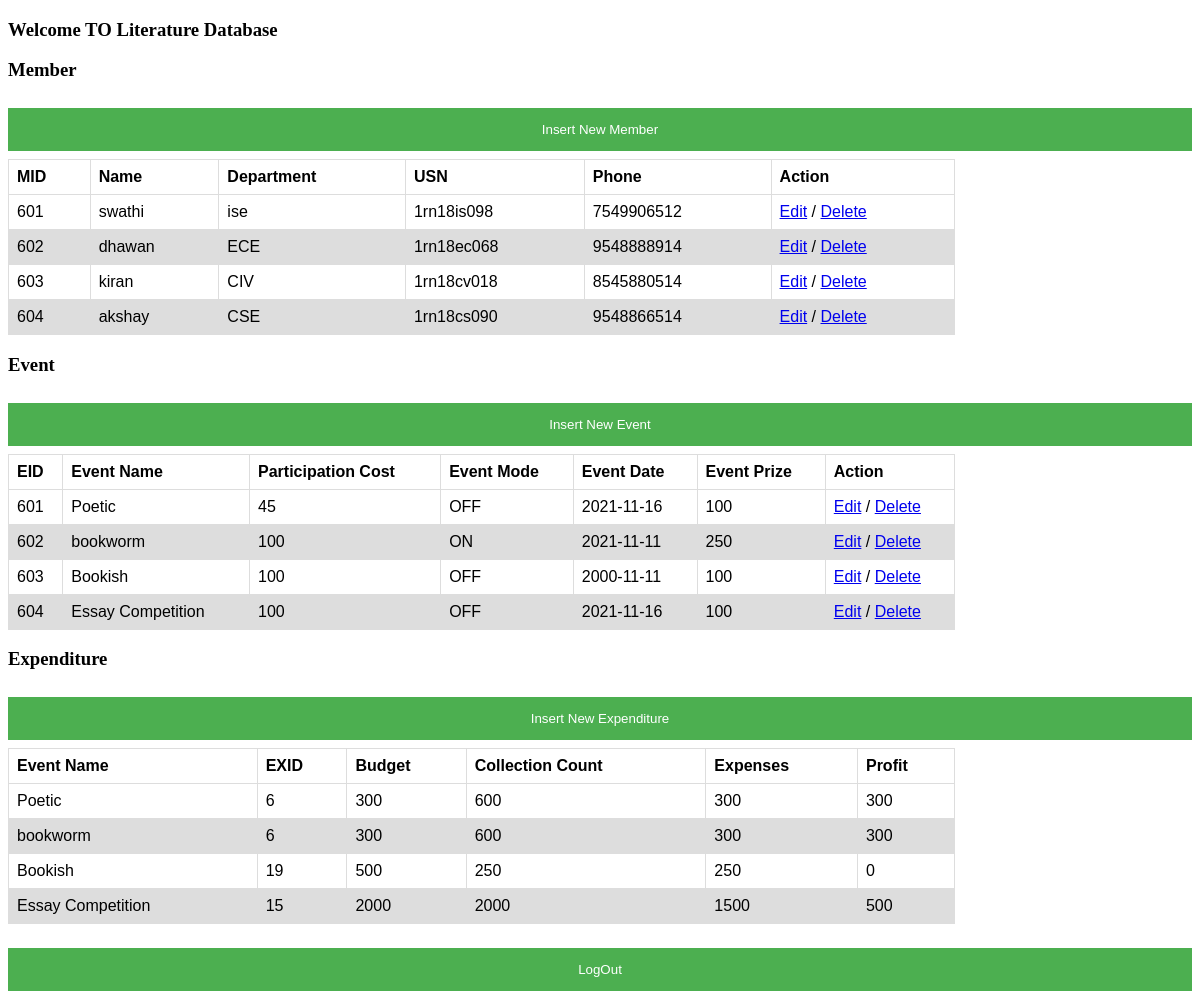
The app's page /Literature.php with its own data.
### tables this page shows
CREATE TABLE `member` (
  `MID` int(11) NOT NULL,
  `NAME` varchar(128) DEFAULT NULL,
  `DEPARTMENT` varchar(128) DEFAULT NULL,
  `USN` varchar(128) DEFAULT NULL,
  `PHNO` varchar(128) DEFAULT NULL,
  `CID` int(11) DEFAULT NULL
);

CREATE TABLE `events` (
  `EID` int(11) NOT NULL,
  `EVENT_NAME` varchar(128) DEFAULT NULL,
  `PARTICIPATION_COST` varchar(128) DEFAULT NULL,
  `EVENT_MODE` varchar(128) DEFAULT NULL,
  `EVENT_DATE` date DEFAULT NULL,
  `EVENT_PRIZES` varchar(128) DEFAULT NULL,
  `CID` int(11) DEFAULT NULL,
  `LID` int(11) DEFAULT NULL,
  `EXID` int(11) DEFAULT NULL
);

CREATE TABLE `expenditure` (
  `EXID` int(11) NOT NULL,
  `BUDGET` int(11) DEFAULT NULL,
  `EXPENSES` int(11) DEFAULT NULL,
  `COLLECTION_COUNT` int(11) DEFAULT NULL,
  `PROFIT` int(11) DEFAULT NULL
);

### Literature.php (the view, shortened to what this page needs)
<?php
$m_lite = [];
$m_lite1 = [];
$m_lite2=[];
	try
	{
	    $pdo = new PDO("mysql:host=localhost;dbname=project", "manasa", "2929");
	    $pdo->setAttribute(PDO::ATTR_ERRMODE, PDO::ERRMODE_EXCEPTION);
	    $all_lite = $pdo->query("SELECT m.MID,m.NAME,m.DEPARTMENT,m.USN,m.PHNO from member as m,club as c where m.CID=c.CID && c.CID=6");
			$all_lite1 = $pdo->query("SELECT e.EID,e.EVENT_NAME,e.PARTICIPATION_COST,e.EVENT_MODE,e.EVENT_DATE,
				e.EVENT_PRIZES from events as e,club as c where e.CID=c.CID && c.CID=6");
			$all_lite2 = $pdo->query("SELECT ex.EXID,e.EVENT_NAME,ex.BUDGET,ex.COLLECTION_COUNT,ex.EXPENSES,ex.PROFIT from expenditure as ex ,
				events as e where e.EXID=ex.EXID and E.CID=6");
		while ( $row = $all_lite->fetch(PDO::FETCH_OBJ) )
		{
		    $m_lite[] = $row;
		}
		while ( $row1 = $all_lite1->fetch(PDO::FETCH_OBJ) )
		{
				$m_lite1[] = $row1;
		}
		while ( $row2 = $all_lite2->fetch(PDO::FETCH_OBJ) )
		{
				$m_lite2[] = $row2;
		}
	}
	catch(PDOException $e)
	{
	    echo "Connection failed: " . $e->getMessage();
	    die();
	}
	?>
<!DOCTYPE html>
<html>
	<head>
	<link rel="stylesheet" type="text/css" href="./stylesheets/style.css">
	</head>
  <body>
  <h3> Welcome TO Literature Database</h3>
  <div>
  <p>
		<h3>Member</h3>
		<button onclick="document.getElementById('id08').style.display='block'">Insert New Member</button>
    <table>
      <thead>
        <tr>
					<th>MID</th>
          <th>Name</th>
          <th>Department</th>
          <th>USN</th>
          <th>Phone</th>
          <th>Action</th>
        </tr>
      </thead>
      <tbody>
        <?php foreach($m_lite as $m_lit) : ?>
                      <tr>
												<td><?php echo $m_lit->MID; ?></td>
                        <td><?php echo $m_lit->NAME; ?></td>
            <td><?php echo $m_lit->DEPARTMENT; ?></td>
            <td><?php echo $m_lit->USN; ?></td>
            <td><?php echo $m_lit->PHNO; ?></td>
            <td><a href="./edit/edit_m.php?member_id=<?php echo $m_lit->MID; ?>">Edit</a> / <a href="./delete/delete_m.php?member_id=<?php echo $m_lit->MID; ?>">Delete</a>
            </td>
                      </tr>
                  <?php endforeach; ?>
      </tbody>
    </table>
  </p>
  </div>
	<div>
  <p>
		<h3>Event</h3>
		<button onclick="document.getElementById('id09').style.display='block'">Insert New Event</button>
    <table>
      <thead>
        <tr>
					<th>EID</th>
          <th>Event Name</th>
          <th>Participation Cost</th>
          <th>Event Mode</th>
          <th>Event Date</th>
					<th>Event Prize</th>
          <th>Action</th>
        </tr>
      </thead>
      <tbody>
        <?php foreach($m_lite1 as $m_lit1) :?>
                      <tr>
												<td><?php echo $m_lit1->EID; ?></td>
                        <td><?php echo $m_lit1->EVENT_NAME; ?></td>
            <td><?php echo $m_lit1->PARTICIPATION_COST; ?></td>
            <td><?php echo $m_lit1->EVENT_MODE; ?></td>
            <td><?php echo $m_lit1->EVENT_DATE; ?></td>
						<td><?php echo $m_lit1->EVENT_PRIZES; ?></td>
            <td><a href="./edit/edit_e.php?event_id=<?php echo $m_lit1->EID; ?>">Edit</a> / <a href="./delete/delete_e.php?event_id=<?php echo $m_lit1->EID; ?>">Delete</a>
            </td>
                      </tr>
                  <?php endforeach; ?>
      </tbody>
    </table>
  </p>
  </div>
	<div>
		<div>
		<p>
			<h3>Expenditure</h3>
			<div>
			<button onclick="document.getElementById('id10').style.display='block'">Insert New Expenditure</button>
		</div>
			<table>
				<thead>
					<tr>
						<th>Event Name</th>
						<th>EXID</th>
						<th>Budget</th>
						<th>Collection Count</th>
						<th>Expenses</th>
						<th>Profit</th>
					</tr>
				</thead>
				<tbody>
					<?php foreach($m_lite2 as $m_lit2) :?>
												<tr>
													<td><?php echo $m_lit2->EVENT_NAME; ?></td>
													<td><?php echo $m_lit2->EXID; ?></td>
							<td><?php echo $m_lit2->BUDGET; ?></td>
							<td><?php echo $m_lit2->COLLECTION_COUNT; ?></td>
							<td><?php echo $m_lit2->EXPENSES; ?></td>
							<td><?php echo $m_lit2->PROFIT; ?></td>
												</tr>
										<?php endforeach; ?>
				</tbody>
			</table>
		</p>
		</div>
		<form method="POST">
<button type="submit" name="logout" >LogOut</button>
</form>
</div>
  </body>
  </html>

### stylesheets/style.css (style rules this page uses)
* { box-sizing: border-box; }
button { background-color: #4CAF50; color: white; padding: 14px 20px; margin: 8px 0; border: none; cursor: pointer; width: 100%; }
table { font-family: arial, sans-serif; border-collapse: collapse; width: 80%; }
td, th { border: 1px solid #dddddd; text-align: left; padding: 8px; }
tr:nth-child(even) { background-color: #dddddd; }

### records on screen
member: MID "601", NAME "swathi", DEPARTMENT "ise", USN "1rn18is098", PHNO "7549906512"
member: MID "602", NAME "dhawan", DEPARTMENT "ECE", USN "1rn18ec068", PHNO "9548888914"
member: MID "603", NAME "kiran", DEPARTMENT "CIV", USN "1rn18cv018", PHNO "8545880514"
member: MID "604", NAME "akshay", DEPARTMENT "CSE", USN "1rn18cs090", PHNO "9548866514"
events: EID "601", EVENT_NAME "Poetic", PARTICIPATION_COST "45", EVENT_MODE "OFF", EVENT_DATE "2021-11-16", EVENT_PRIZES "100", EXID.EXID "6", EXID.BUDGET "300", EXID.COLLECTION_COUNT "600", EXID.EXPENSES "300", EXID.PROFIT "300"
events: EID "602", EVENT_NAME "bookworm", PARTICIPATION_COST "100", EVENT_MODE "ON", EVENT_DATE "2021-11-11", EVENT_PRIZES "250", EXID.EXID "6", EXID.BUDGET "300", EXID.COLLECTION_COUNT "600", EXID.EXPENSES "300", EXID.PROFIT "300"
events: EID "603", EVENT_NAME "Bookish", PARTICIPATION_COST "100", EVENT_MODE "OFF", EVENT_DATE "2000-11-11", EVENT_PRIZES "100", EXID.EXID "19", EXID.BUDGET "500", EXID.COLLECTION_COUNT "250", EXID.EXPENSES "250", EXID.PROFIT "0"
events: EID "604", EVENT_NAME "Essay Competition", PARTICIPATION_COST "100", EVENT_MODE "OFF", EVENT_DATE "2021-11-16", EVENT_PRIZES "100", EXID.EXID "15", EXID.BUDGET "2000", EXID.COLLECTION_COUNT "2000", EXID.EXPENSES "1500", EXID.PROFIT "500"
